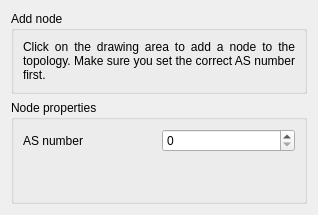
            <widget class="QWidget" name="pageAddNode">
             <property name="sizePolicy">
              <sizepolicy hsizetype="Preferred" vsizetype="Preferred">
               <horstretch>0</horstretch>
               <verstretch>0</verstretch>
              </sizepolicy>
             </property>
             <layout class="QVBoxLayout" name="verticalLayout_10">
              <item>
               <widget class="QGroupBox" name="groupBox_2">
                <property name="title">
                 <string>Add node</string>
                </property>
                <layout class="QVBoxLayout" name="verticalLayout_17">
                 <item>
                  <widget class="QLabel" name="label_3">
                   <property name="text">
                    <string>Click on the drawing area to add a node to the topology. Make sure you set the correct AS number first.</string>
                   </property>
                   <property name="alignment">
                    <set>Qt::AlignJustify|Qt::AlignVCenter</set>
                   </property>
                   <property name="wordWrap">
                    <bool>true</bool>
                   </property>
                  </widget>
                 </item>
                </layout>
               </widget>
              </item>
              <item>
               <widget class="QGroupBox" name="boxNodeProperties">
                <property name="sizePolicy">
                 <sizepolicy hsizetype="Preferred" vsizetype="Preferred">
                  <horstretch>0</horstretch>
                  <verstretch>0</verstretch>
                 </sizepolicy>
                </property>
                <property name="title">
                 <string>Node properties</string>
                </property>
                <layout class="QVBoxLayout" name="verticalLayout_16">
                 <item>
                  <layout class="QGridLayout" name="gridLayout_3">
                   <item row="1" column="0">
                    <widget class="QLabel" name="label_15">
                     <property name="sizePolicy">
                      <sizepolicy hsizetype="Preferred" vsizetype="Preferred">
                       <horstretch>0</horstretch>
                       <verstretch>0</verstretch>
                      </sizepolicy>
                     </property>
                     <property name="text">
                      <string>AS number</string>
                     </property>
                    </widget>
                   </item>
                   <item row="1" column="1">
                    <widget class="QSpinBox" name="spinASNumber">
                     <property name="sizePolicy">
                      <sizepolicy hsizetype="Preferred" vsizetype="Fixed">
                       <horstretch>0</horstretch>
                       <verstretch>0</verstretch>
                      </sizepolicy>
                     </property>
                     <property name="minimum">
                      <number>0</number>
                     </property>
                     <property name="maximum">
                      <number>99999</number>
                     </property>
                     <property name="value">
                      <number>0</number>
                     </property>
                    </widget>
                   </item>
                  </layout>
                 </item>
                 <item>
                  <spacer name="verticalSpacer_3">
                   <property name="orientation">
                    <enum>Qt::Vertical</enum>
                   </property>
                   <property name="sizeHint" stdset="0">
                    <size>
                     <width>20</width>
                     <height>40</height>
                    </size>
                   </property>
                  </spacer>
                 </item>
                </layout>
               </widget>
              </item>
             </layout>
            </widget>
